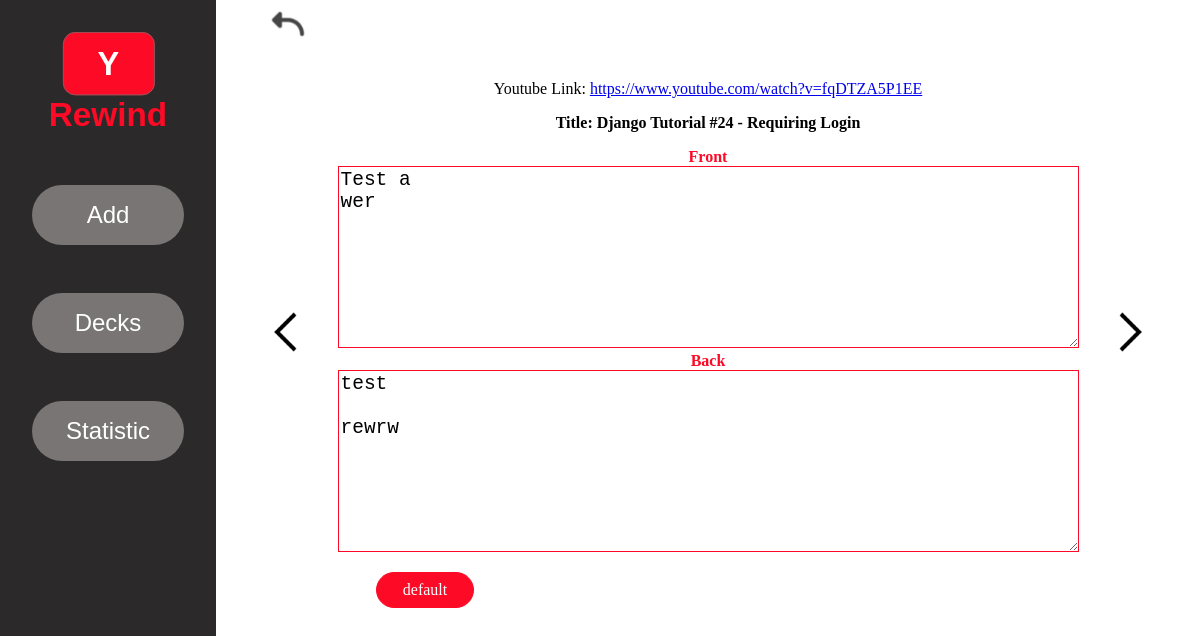
Screenshot of /card/1/ (signed in) with the database file from the repository.
### main/models.py (models this page shows, shortened)
class Card(models.Model):
	STATE = [(NEW, "NEW"), (REVIEW, "REVIEW"), (LEARNING, "LEARNING"), (FINISHED, "FINISHED")]
	deck = models.ForeignKey(Deck, on_delete=models.CASCADE)
	youtube = models.ForeignKey(Youtube, on_delete=models.CASCADE, null=True)
	front_text = models.TextField(max_length=500)
	back_text = models.TextField(max_length=500)
	front_img = models.ImageField(blank=True)
	back_img = models.ImageField(blank=True)
	state = models.CharField(max_length=20, choices=STATE, default=NEW)
	finished_count = models.PositiveSmallIntegerField()
	youtube_timestamp = models.TimeField()
	due_time = models.DateTimeField()

class Youtube(models.Model):
	youtube_link = models.URLField()
	youtube_title = models.CharField(max_length=150)

class Deck(models.Model):
	user = models.ForeignKey(User, on_delete=models.CASCADE)
	deck_name = models.CharField(max_length=30)

### main/views.py (the view)
# urls.py: path('card/<int:pk>/', views.card, name='card'),
@login_required(login_url="/signin/")
def card(request, pk):
	card = Card.objects.get(pk=pk)
	return render(request, 'main/card.html', {'card': card})

### main/templates/main/card.html (shortened to what this page needs)
<!DOCTYPE html>
<html>
    <head>
        {% load static %}
        <link rel="stylesheet" type="text/css" href="{% static 'main/card.css' %}">
    </head>
    <body>
        <aside>
            <div class="logo_div">
                <img class="logo" src="{% static 'main/images/Big_icon.svg' %}" alt="Rewind Logo">
            </div>
            <div class="aside_btn">
                <ul>
                    <li><button>Add</button></li>
                    <li><a href="{% url 'main:home' %}"><button>Decks</button></a></li>
                    <li><button>Statistic</button></li>
                </ul>
            </div>
        </aside>
        <header>
            <a class="back" href="{% url 'main:index' %}video/{{ card.youtube.id }}" ><img src="{% static 'main/images/back.svg' %}" alt="back to previous"></a>
        </header>
        <main>
            <div class="Title">
                <p>Youtube Link: <a href="{{ card.youtube.youtube_link }}" >{{ card.youtube.youtube_link }}</a></p>
                <p>Title: {{ card.youtube.youtube_title }}</p>
            </div>
            <div class="middle_content">
                <div class="previous">
                    <a href="" ><img src="{% static 'main/images/previous.svg' %}"></a>
                </div>
                <div class="card">
                    <label for="front">Front</label><br>
                    <textarea readonly="readonly" id="front" rows="8" cols="60" name="front">{{ card.front_text }}</textarea><br>
                    <label for="back">Back</label><br>
                    <textarea readonly="readonly" id="back" rows="8" cols="60" name="back">{{ card.back_text }}</textarea><br>
                </div>
                <div class="next">
                    <a href="" ><img src="{% static 'main/images/next.svg' %}"></a>
                </div>
            </div>
            <div class="deck">
                <p>{{ card.deck.deck_name}}</p>
            </div>
        </main>
    </body>
</html>

### main/static/main/card.css (style rules this page uses)
body, html { height: 100vh; }
body { margin: 0; display: grid; grid-template-columns: 18% auto; grid-template-rows: 8% auto; grid-template-areas: "sidebar header" "sidebar main"; }
.logo_div { text-align: center; }
.logo { width: 120px; padding-top: 2em; text-align: center; }
aside { grid-area: sidebar; background-color: #2B2929; position: relative; }
header { grid-area: header; }
.back { background: None; border: 0; margin-left: 3em; }
.back img { width: 3em; }
main { grid-area: main; position: relative; }
.aside_btn ul { list-style-type: none; margin-top: 2.5em; text-align: center; padding: 0; margin: 0; }
.aside_btn li button { background-color: #797575; border: 0px; color: white; border-radius: 2em; width: 70%; height: 2.5em; font-size: 1.5em; margin-top: 2em; }
main { text-align: center; }
.middle_content { display: flex; justify-content: space-between; }
.previous img { margin-left: 3em; margin-top: 10em; width: 3em; }
.Title p:nth-child(2) { font-weight: bold; }
.next img { margin-right: 3em; margin-top: 10em; width: 3em; }
.card label { color: #FD0A26; font-weight: bold; }
.card textarea { border: 1px solid #FD0A26; font-size: 1.5em; }
.deck { text-align: left; margin-left: 10em; }
.deck p { width: 4em; border-radius: 2em; background-color: #FD0A26; color: white; font-size: 1em; border: 1px solid #FD0A26; padding: 0.5em 1em; text-align: center; }

### rows the page displays
Card: youtube.youtube_link "https://www.youtube.com/watch?v=fqDTZA5P1EE", youtube.youtube_title "Django Tutorial #24 - Requiring Login", front "Test a wer", back "test rewrw", deck.deck_name "default"
